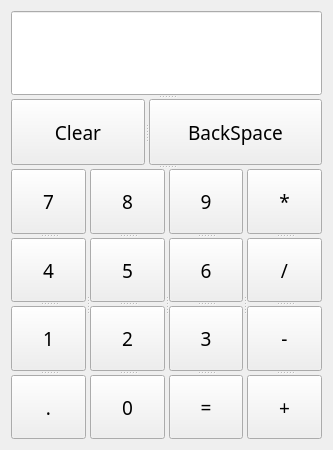
<?xml version="1.0" encoding="UTF-8"?>
<ui version="4.0">
 <class>MainWindow</class>
 <widget class="QMainWindow" name="MainWindow">
  <property name="geometry">
   <rect>
    <x>0</x>
    <y>0</y>
    <width>333</width>
    <height>450</height>
   </rect>
  </property>
  <property name="minimumSize">
   <size>
    <width>333</width>
    <height>450</height>
   </size>
  </property>
  <property name="windowTitle">
   <string>MainWindow</string>
  </property>
  <widget class="QWidget" name="centralWidget">
   <property name="sizePolicy">
    <sizepolicy hsizetype="Fixed" vsizetype="Fixed">
     <horstretch>0</horstretch>
     <verstretch>0</verstretch>
    </sizepolicy>
   </property>
   <layout class="QGridLayout" name="gridLayout">
    <item row="0" column="0">
     <widget class="QSplitter" name="splitter_8">
      <property name="sizePolicy">
       <sizepolicy hsizetype="Ignored" vsizetype="Ignored">
        <horstretch>0</horstretch>
        <verstretch>0</verstretch>
       </sizepolicy>
      </property>
      <property name="orientation">
       <enum>Qt::Vertical</enum>
      </property>
      <property name="opaqueResize">
       <bool>true</bool>
      </property>
      <widget class="QSplitter" name="splitter_6">
       <property name="sizePolicy">
        <sizepolicy hsizetype="Ignored" vsizetype="Ignored">
         <horstretch>0</horstretch>
         <verstretch>0</verstretch>
        </sizepolicy>
       </property>
       <property name="orientation">
        <enum>Qt::Vertical</enum>
       </property>
       <property name="opaqueResize">
        <bool>true</bool>
       </property>
       <widget class="QLineEdit" name="lineEdit">
        <property name="font">
         <font>
          <family>OCR A Extended</family>
          <pointsize>20</pointsize>
         </font>
        </property>
       </widget>
       <widget class="QSplitter" name="splitter">
        <property name="sizePolicy">
         <sizepolicy hsizetype="Ignored" vsizetype="Ignored">
          <horstretch>0</horstretch>
          <verstretch>0</verstretch>
         </sizepolicy>
        </property>
        <property name="frameShadow">
         <enum>QFrame::Plain</enum>
        </property>
        <property name="orientation">
         <enum>Qt::Horizontal</enum>
        </property>
        <property name="opaqueResize">
         <bool>true</bool>
        </property>
        <widget class="QPushButton" name="Clear">
         <property name="sizePolicy">
          <sizepolicy hsizetype="Fixed" vsizetype="Minimum">
           <horstretch>0</horstretch>
           <verstretch>0</verstretch>
          </sizepolicy>
         </property>
         <property name="font">
          <font>
           <family>OCR A Extended</family>
           <pointsize>14</pointsize>
          </font>
         </property>
         <property name="text">
          <string>Clear</string>
         </property>
        </widget>
        <widget class="QPushButton" name="BackSpace">
         <property name="sizePolicy">
          <sizepolicy hsizetype="Fixed" vsizetype="Minimum">
           <horstretch>0</horstretch>
           <verstretch>0</verstretch>
          </sizepolicy>
         </property>
         <property name="font">
          <font>
           <family>OCR A Extended</family>
           <pointsize>14</pointsize>
          </font>
         </property>
         <property name="text">
          <string>BackSpace</string>
         </property>
        </widget>
       </widget>
      </widget>
      <widget class="QSplitter" name="splitter_7">
       <property name="sizePolicy">
        <sizepolicy hsizetype="Ignored" vsizetype="Ignored">
         <horstretch>0</horstretch>
         <verstretch>0</verstretch>
        </sizepolicy>
       </property>
       <property name="orientation">
        <enum>Qt::Horizontal</enum>
       </property>
       <property name="opaqueResize">
        <bool>true</bool>
       </property>
       <widget class="QSplitter" name="splitter_2">
        <property name="sizePolicy">
         <sizepolicy hsizetype="Ignored" vsizetype="Ignored">
          <horstretch>0</horstretch>
          <verstretch>0</verstretch>
         </sizepolicy>
        </property>
        <property name="orientation">
         <enum>Qt::Vertical</enum>
        </property>
        <property name="opaqueResize">
         <bool>true</bool>
        </property>
        <widget class="QPushButton" name="Button7">
         <property name="sizePolicy">
          <sizepolicy hsizetype="Fixed" vsizetype="Minimum">
           <horstretch>0</horstretch>
           <verstretch>0</verstretch>
          </sizepolicy>
         </property>
         <property name="font">
          <font>
           <family>OCR A Extended</family>
           <pointsize>14</pointsize>
          </font>
         </property>
         <property name="text">
          <string>7</string>
         </property>
        </widget>
        <widget class="QPushButton" name="Button4">
         <property name="sizePolicy">
          <sizepolicy hsizetype="Fixed" vsizetype="Minimum">
           <horstretch>0</horstretch>
           <verstretch>0</verstretch>
          </sizepolicy>
         </property>
         <property name="font">
          <font>
           <family>OCR A Extended</family>
           <pointsize>14</pointsize>
          </font>
         </property>
         <property name="text">
          <string>4</string>
         </property>
        </widget>
        <widget class="QPushButton" name="Button1">
         <property name="sizePolicy">
          <sizepolicy hsizetype="Fixed" vsizetype="Minimum">
           <horstretch>0</horstretch>
           <verstretch>0</verstretch>
          </sizepolicy>
         </property>
         <property name="font">
          <font>
           <family>OCR A Extended</family>
           <pointsize>14</pointsize>
          </font>
         </property>
         <property name="text">
          <string>1</string>
         </property>
        </widget>
        <widget class="QPushButton" name="ButtonDot">
         <property name="sizePolicy">
          <sizepolicy hsizetype="Fixed" vsizetype="Minimum">
           <horstretch>0</horstretch>
           <verstretch>0</verstretch>
          </sizepolicy>
         </property>
         <property name="font">
          <font>
           <family>OCR A Extended</family>
           <pointsize>14</pointsize>
          </font>
         </property>
         <property name="text">
          <string>.</string>
         </property>
        </widget>
       </widget>
       <widget class="QSplitter" name="splitter_3">
        <property name="sizePolicy">
         <sizepolicy hsizetype="Ignored" vsizetype="Ignored">
          <horstretch>0</horstretch>
          <verstretch>0</verstretch>
         </sizepolicy>
        </property>
        <property name="orientation">
         <enum>Qt::Vertical</enum>
        </property>
        <property name="opaqueResize">
         <bool>true</bool>
        </property>
        <widget class="QPushButton" name="Button8">
         <property name="sizePolicy">
          <sizepolicy hsizetype="Fixed" vsizetype="Minimum">
           <horstretch>0</horstretch>
           <verstretch>0</verstretch>
          </sizepolicy>
         </property>
         <property name="font">
          <font>
           <family>OCR A Extended</family>
           <pointsize>14</pointsize>
          </font>
         </property>
         <property name="text">
          <string>8</string>
         </property>
        </widget>
        <widget class="QPushButton" name="Button5">
         <property name="sizePolicy">
          <sizepolicy hsizetype="Fixed" vsizetype="Minimum">
           <horstretch>0</horstretch>
           <verstretch>0</verstretch>
          </sizepolicy>
         </property>
         <property name="font">
          <font>
           <family>OCR A Extended</family>
           <pointsize>14</pointsize>
          </font>
         </property>
         <property name="text">
          <string>5</string>
         </property>
        </widget>
        <widget class="QPushButton" name="Button2">
         <property name="sizePolicy">
          <sizepolicy hsizetype="Fixed" vsizetype="Minimum">
           <horstretch>0</horstretch>
           <verstretch>0</verstretch>
          </sizepolicy>
         </property>
         <property name="font">
          <font>
           <family>OCR A Extended</family>
           <pointsize>14</pointsize>
          </font>
         </property>
         <property name="text">
          <string>2</string>
         </property>
        </widget>
        <widget class="QPushButton" name="Button0">
         <property name="sizePolicy">
          <sizepolicy hsizetype="Fixed" vsizetype="Minimum">
           <horstretch>0</horstretch>
           <verstretch>0</verstretch>
          </sizepolicy>
         </property>
         <property name="font">
          <font>
           <family>OCR A Extended</family>
           <pointsize>14</pointsize>
          </font>
         </property>
         <property name="text">
          <string>0</string>
         </property>
        </widget>
       </widget>
       <widget class="QSplitter" name="splitter_4">
        <property name="sizePolicy">
         <sizepolicy hsizetype="Ignored" vsizetype="Ignored">
          <horstretch>0</horstretch>
          <verstretch>0</verstretch>
         </sizepolicy>
        </property>
        <property name="orientation">
         <enum>Qt::Vertical</enum>
        </property>
        <property name="opaqueResize">
         <bool>true</bool>
        </property>
        <widget class="QPushButton" name="Button9">
         <property name="sizePolicy">
          <sizepolicy hsizetype="Fixed" vsizetype="Minimum">
           <horstretch>0</horstretch>
           <verstretch>0</verstretch>
          </sizepolicy>
         </property>
         <property name="font">
          <font>
           <family>OCR A Extended</family>
           <pointsize>14</pointsize>
          </font>
         </property>
         <property name="text">
          <string>9</string>
         </property>
        </widget>
        <widget class="QPushButton" name="Button6">
         <property name="font">
          <font>
           <family>OCR A Extended</family>
           <pointsize>14</pointsize>
          </font>
         </property>
         <property name="text">
          <string>6</string>
         </property>
        </widget>
        <widget class="QPushButton" name="Button3">
         <property name="sizePolicy">
          <sizepolicy hsizetype="Fixed" vsizetype="Minimum">
           <horstretch>0</horstretch>
           <verstretch>0</verstretch>
          </sizepolicy>
         </property>
         <property name="font">
          <font>
           <family>OCR A Extended</family>
           <pointsize>14</pointsize>
          </font>
         </property>
         <property name="text">
          <string>3</string>
         </property>
        </widget>
        <widget class="QPushButton" name="Equal">
         <property name="sizePolicy">
          <sizepolicy hsizetype="Fixed" vsizetype="Minimum">
           <horstretch>0</horstretch>
           <verstretch>0</verstretch>
          </sizepolicy>
         </property>
         <property name="font">
          <font>
           <family>OCR A Extended</family>
           <pointsize>14</pointsize>
          </font>
         </property>
         <property name="text">
          <string>=</string>
         </property>
        </widget>
       </widget>
       <widget class="QSplitter" name="splitter_5">
        <property name="sizePolicy">
         <sizepolicy hsizetype="Ignored" vsizetype="Ignored">
          <horstretch>0</horstretch>
          <verstretch>0</verstretch>
         </sizepolicy>
        </property>
        <property name="orientation">
         <enum>Qt::Vertical</enum>
        </property>
        <property name="opaqueResize">
         <bool>true</bool>
        </property>
        <widget class="QPushButton" name="Multiply">
         <property name="sizePolicy">
          <sizepolicy hsizetype="Fixed" vsizetype="Minimum">
           <horstretch>0</horstretch>
           <verstretch>0</verstretch>
          </sizepolicy>
         </property>
         <property name="font">
          <font>
           <family>OCR A Extended</family>
           <pointsize>14</pointsize>
          </font>
         </property>
         <property name="text">
          <string>*</string>
         </property>
        </widget>
        <widget class="QPushButton" name="Share">
         <property name="sizePolicy">
          <sizepolicy hsizetype="Fixed" vsizetype="Minimum">
           <horstretch>0</horstretch>
           <verstretch>0</verstretch>
          </sizepolicy>
         </property>
         <property name="font">
          <font>
           <family>OCR A Extended</family>
           <pointsize>14</pointsize>
          </font>
         </property>
         <property name="text">
          <string>/</string>
         </property>
        </widget>
        <widget class="QPushButton" name="Minus">
         <property name="sizePolicy">
          <sizepolicy hsizetype="Fixed" vsizetype="Minimum">
           <horstretch>0</horstretch>
           <verstretch>0</verstretch>
          </sizepolicy>
         </property>
         <property name="font">
          <font>
           <family>OCR A Extended</family>
           <pointsize>14</pointsize>
          </font>
         </property>
         <property name="text">
          <string>-</string>
         </property>
        </widget>
        <widget class="QPushButton" name="Plus">
         <property name="sizePolicy">
          <sizepolicy hsizetype="Fixed" vsizetype="Minimum">
           <horstretch>0</horstretch>
           <verstretch>0</verstretch>
          </sizepolicy>
         </property>
         <property name="font">
          <font>
           <family>OCR A Extended</family>
           <pointsize>14</pointsize>
          </font>
         </property>
         <property name="text">
          <string>+</string>
         </property>
        </widget>
       </widget>
      </widget>
     </widget>
    </item>
   </layout>
  </widget>
 </widget>
 <layoutdefault spacing="6" margin="11"/>
 <resources/>
 <connections/>
</ui>
